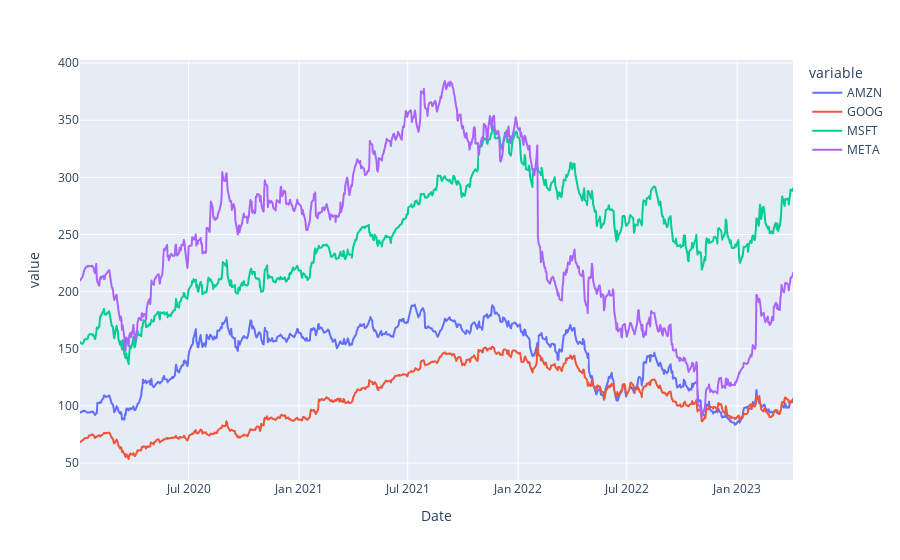

Notebook cell for this chart:
### Code cell
stock_reader.draw_high_price()

### Figure 1 — Plotly figure (JSON) as saved in the notebook; plotly's stock layout.template omitted (floating-point values rounded to 4 significant figures; data arrays with more than 128 entries replaced by an {"elided": "..."} marker saying what was removed)
{"data": [{"hovertemplate": "variable=AMZN<br>Date=%{x}<br>value=%{y}<extra></extra>", "legendgroup": "AMZN", "line": {"color": "#636efa", "dash": "solid"}, "marker": {"symbol": "circle"}, "mode": "lines", "name": "AMZN", "showlegend": true, "type": "scattergl", "x": {"elided": "820 str values"}, "xaxis": "x", "y": {"elided": "820 float values"}, "yaxis": "y"}, {"hovertemplate": "variable=GOOG<br>Date=%{x}<br>value=%{y}<extra></extra>", "legendgroup": "GOOG", "line": {"color": "#EF553B", "dash": "solid"}, "marker": {"symbol": "circle"}, "mode": "lines", "name": "GOOG", "showlegend": true, "type": "scattergl", "x": {"elided": "820 str values"}, "xaxis": "x", "y": {"elided": "820 float values"}, "yaxis": "y"}, {"hovertemplate": "variable=MSFT<br>Date=%{x}<br>value=%{y}<extra></extra>", "legendgroup": "MSFT", "line": {"color": "#00cc96", "dash": "solid"}, "marker": {"symbol": "circle"}, "mode": "lines", "name": "MSFT", "showlegend": true, "type": "scattergl", "x": {"elided": "820 str values"}, "xaxis": "x", "y": {"elided": "820 float values"}, "yaxis": "y"}, {"hovertemplate": "variable=META<br>Date=%{x}<br>value=%{y}<extra></extra>", "legendgroup": "META", "line": {"color": "#ab63fa", "dash": "solid"}, "marker": {"symbol": "circle"}, "mode": "lines", "name": "META", "showlegend": true, "type": "scattergl", "x": {"elided": "820 str values"}, "xaxis": "x", "y": {"elided": "820 float values"}, "yaxis": "y"}], "layout": {"legend": {"title": {"text": "variable"}, "tracegroupgap": 0}, "margin": {"t": 60}, "xaxis": {"anchor": "y", "domain": [0, 1], "title": {"text": "Date"}}, "yaxis": {"anchor": "x", "domain": [0, 1], "title": {"text": "value"}}}}
